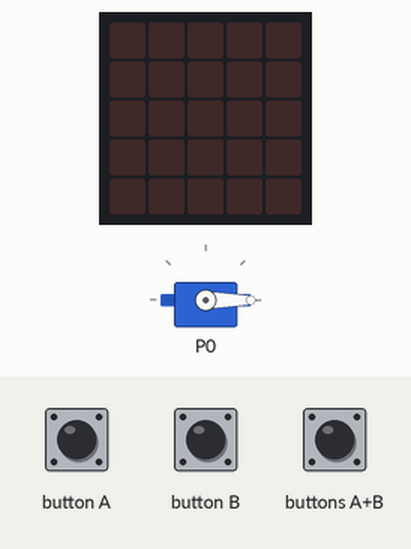
This program was run on a simulated BBC micro:bit (MakeCode). On the bench: servo, the board's 5×5 LED display. The test bench sets the inputs (shaded band).

Above: at 1.2 s.
1.3 s: buttons A+B pressed for 0.15 s
At 2.1 s:
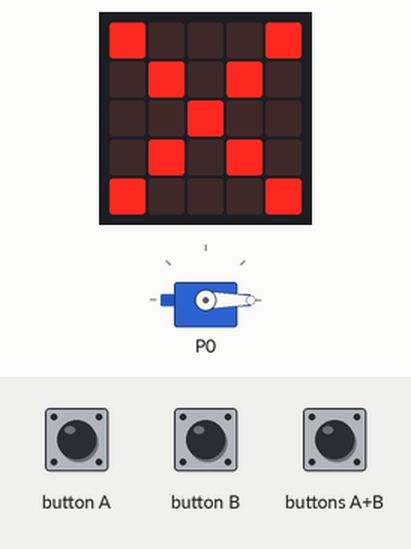
4.0 s: buttons A+B pressed for 1 s
Timing chart, 0 to 7.0 s (numbered marks = the images above; inputs shaded):
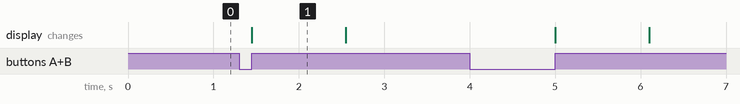

The program:

main.ts
```typescript
input.onButtonPressed(Button.A, function () {
    Entrada = "" + Entrada + "A"
})
input.onButtonPressed(Button.AB, function () {
    if (Codigo == Entrada) {
        basic.showIcon(IconNames.Yes)
        pins.servoWritePin(AnalogPin.P0, 90)
    } else {
        basic.showIcon(IconNames.No)
    }
    basic.pause(500)
    basic.clearScreen()
    Entrada = ""
})
input.onButtonPressed(Button.B, function () {
    Entrada = "" + Entrada + "B"
})
let Entrada = ""
let Codigo = ""
Codigo = "AABAA"
Entrada = ""
pins.servoWritePin(AnalogPin.P0, 0)
```

test.ts
```typescript
// aquí va el archivo "tests"; esto no se compilará cuando este paquete se utilice como una extensión.
```

Measured:
- after the input at 1.3 s, the display: changes after 0.15 s (image 1)
- what the display in image 1 shows lasts 1.1 s, from 1.5 s to 2.6 s
